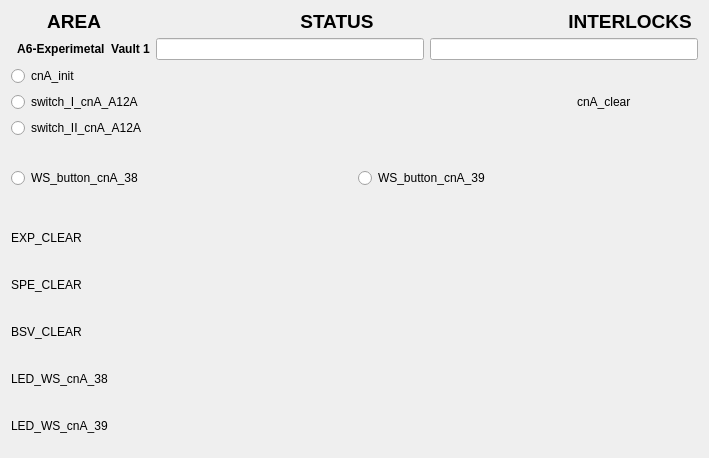
<?xml version="1.0" encoding="UTF-8"?>
<ui version="4.0">
 <class>Form</class>
 <widget class="QWidget" name="Form">
  <property name="geometry">
   <rect>
    <x>0</x>
    <y>0</y>
    <width>671</width>
    <height>458</height>
   </rect>
  </property>
  <property name="windowTitle">
   <string>Form</string>
  </property>
  <layout class="QVBoxLayout" name="verticalLayout_3">
   <item>
    <layout class="QVBoxLayout" name="verticalLayout">
     <item>
      <widget class="QLabel" name="label_4">
       <property name="maximumSize">
        <size>
         <width>16777215</width>
         <height>21</height>
        </size>
       </property>
       <property name="font">
        <font>
         <pointsize>14</pointsize>
         <weight>75</weight>
         <bold>true</bold>
        </font>
       </property>
       <property name="text">
        <string>       AREA                                      STATUS                                     INTERLOCKS </string>
       </property>
      </widget>
     </item>
     <item>
      <layout class="QFormLayout" name="formLayout_2">
       <property name="fieldGrowthPolicy">
        <enum>QFormLayout::AllNonFixedFieldsGrow</enum>
       </property>
       <item row="0" column="0">
        <widget class="QLabel" name="label_2">
         <property name="font">
          <font>
           <weight>75</weight>
           <bold>true</bold>
          </font>
         </property>
         <property name="text">
          <string>  A6-Experimetal  Vault 1</string>
         </property>
        </widget>
       </item>
       <item row="0" column="1">
        <layout class="QHBoxLayout" name="horizontalLayout">
         <item>
          <widget class="QELineEdit" name="qelineedit_2">
           <property name="alignment">
            <set>Qt::AlignCenter</set>
           </property>
           <property name="variable" stdset="0">
            <string>VCS:cnA-CLR-STATS</string>
           </property>
           <property name="format" stdset="0">
            <enum>QELineEdit::Default</enum>
           </property>
          </widget>
         </item>
         <item>
          <widget class="QELineEdit" name="qelineedit">
           <property name="variable" stdset="0">
            <string>VCS:cnA-INTLCK-STATS</string>
           </property>
          </widget>
         </item>
        </layout>
       </item>
      </layout>
     </item>
    </layout>
   </item>
   <item>
    <layout class="QHBoxLayout" name="horizontalLayout_9">
     <item>
      <layout class="QVBoxLayout" name="verticalLayout_2">
       <item>
        <widget class="QERadioButton" name="qeradiobutton_4">
         <property name="text">
          <string>cnA_init</string>
         </property>
         <property name="variable" stdset="0">
          <string>VCS:cnA-INIT</string>
         </property>
         <property name="format" stdset="0">
          <enum>QERadioButton::LocalEnumeration</enum>
         </property>
         <property name="pressText">
          <string>1</string>
         </property>
         <property name="releaseText">
          <string>0</string>
         </property>
        </widget>
       </item>
       <item>
        <widget class="QERadioButton" name="qeradiobutton_3">
         <property name="text">
          <string>switch_I_cnA_A12A</string>
         </property>
         <property name="iconSize">
          <size>
           <width>12</width>
           <height>16</height>
          </size>
         </property>
         <property name="autoExclusive">
          <bool>false</bool>
         </property>
         <property name="variable" stdset="0">
          <string>VCS:SW-I-cnA-A12A</string>
         </property>
         <property name="format" stdset="0">
          <enum>QERadioButton::Integer</enum>
         </property>
        </widget>
       </item>
       <item>
        <widget class="QERadioButton" name="qeradiobutton_2">
         <property name="text">
          <string>switch_II_cnA_A12A</string>
         </property>
         <property name="autoExclusive">
          <bool>false</bool>
         </property>
         <property name="variable" stdset="0">
          <string>VCS:SW-II-cnA-A12A</string>
         </property>
         <property name="format" stdset="0">
          <enum>QERadioButton::Integer</enum>
         </property>
        </widget>
       </item>
      </layout>
     </item>
     <item>
      <spacer name="horizontalSpacer">
       <property name="orientation">
        <enum>Qt::Horizontal</enum>
       </property>
       <property name="sizeHint" stdset="0">
        <size>
         <width>40</width>
         <height>20</height>
        </size>
       </property>
      </spacer>
     </item>
     <item>
      <layout class="QHBoxLayout" name="horizontalLayout_8">
       <item>
        <widget class="QLabel" name="label_9">
         <property name="maximumSize">
          <size>
           <width>16777215</width>
           <height>20</height>
          </size>
         </property>
         <property name="text">
          <string>cnA_clear</string>
         </property>
        </widget>
       </item>
       <item>
        <widget class="QEBitStatus" name="qebitstatus_3">
         <property name="minimumSize">
          <size>
           <width>61</width>
           <height>41</height>
          </size>
         </property>
         <property name="maximumSize">
          <size>
           <width>61</width>
           <height>41</height>
          </size>
         </property>
         <property name="numberOfBits">
          <number>1</number>
         </property>
         <property name="shape">
          <enum>QBitStatus::Circle</enum>
         </property>
         <property name="offColour">
          <color>
           <red>0</red>
           <green>77</green>
           <blue>0</blue>
          </color>
         </property>
         <property name="variable" stdset="0">
          <string>VCS:cnA-CLR</string>
         </property>
        </widget>
       </item>
      </layout>
     </item>
    </layout>
   </item>
   <item>
    <spacer name="verticalSpacer_2">
     <property name="orientation">
      <enum>Qt::Vertical</enum>
     </property>
     <property name="sizeHint" stdset="0">
      <size>
       <width>20</width>
       <height>40</height>
      </size>
     </property>
    </spacer>
   </item>
   <item>
    <layout class="QHBoxLayout" name="horizontalLayout_10">
     <item>
      <widget class="QERadioButton" name="qeradiobutton_6">
       <property name="text">
        <string>WS_button_cnA_38</string>
       </property>
       <property name="iconSize">
        <size>
         <width>12</width>
         <height>16</height>
        </size>
       </property>
       <property name="autoExclusive">
        <bool>false</bool>
       </property>
       <property name="variable" stdset="0">
        <string>VCS:WS-BUT-cnA-38</string>
       </property>
       <property name="format" stdset="0">
        <enum>QERadioButton::Integer</enum>
       </property>
      </widget>
     </item>
     <item>
      <widget class="QERadioButton" name="qeradiobutton_5">
       <property name="text">
        <string>WS_button_cnA_39</string>
       </property>
       <property name="iconSize">
        <size>
         <width>12</width>
         <height>16</height>
        </size>
       </property>
       <property name="autoExclusive">
        <bool>false</bool>
       </property>
       <property name="variable" stdset="0">
        <string>VCS:WS-BUT-cnA-39</string>
       </property>
       <property name="format" stdset="0">
        <enum>QERadioButton::Integer</enum>
       </property>
      </widget>
     </item>
    </layout>
   </item>
   <item>
    <spacer name="verticalSpacer">
     <property name="orientation">
      <enum>Qt::Vertical</enum>
     </property>
     <property name="sizeHint" stdset="0">
      <size>
       <width>20</width>
       <height>40</height>
      </size>
     </property>
    </spacer>
   </item>
   <item>
    <layout class="QHBoxLayout" name="horizontalLayout_4">
     <item>
      <widget class="QLabel" name="label_5">
       <property name="maximumSize">
        <size>
         <width>16777215</width>
         <height>20</height>
        </size>
       </property>
       <property name="text">
        <string>EXP_CLEAR</string>
       </property>
      </widget>
     </item>
     <item>
      <widget class="QEBitStatus" name="qebitstatus">
       <property name="minimumSize">
        <size>
         <width>61</width>
         <height>41</height>
        </size>
       </property>
       <property name="maximumSize">
        <size>
         <width>61</width>
         <height>41</height>
        </size>
       </property>
       <property name="numberOfBits">
        <number>1</number>
       </property>
       <property name="shape">
        <enum>QBitStatus::Circle</enum>
       </property>
       <property name="offColour">
        <color>
         <red>0</red>
         <green>66</green>
         <blue>0</blue>
        </color>
       </property>
       <property name="variable" stdset="0">
        <string>VCS:EXP-CLR</string>
       </property>
       <property name="displayAlarmStateOption" stdset="0">
        <enum>QEBitStatus::Never</enum>
       </property>
      </widget>
     </item>
    </layout>
   </item>
   <item>
    <layout class="QHBoxLayout" name="horizontalLayout_5">
     <item>
      <widget class="QLabel" name="label_6">
       <property name="maximumSize">
        <size>
         <width>16777215</width>
         <height>20</height>
        </size>
       </property>
       <property name="text">
        <string>SPE_CLEAR</string>
       </property>
      </widget>
     </item>
     <item>
      <widget class="QEBitStatus" name="qebitstatus_2">
       <property name="minimumSize">
        <size>
         <width>61</width>
         <height>41</height>
        </size>
       </property>
       <property name="maximumSize">
        <size>
         <width>61</width>
         <height>41</height>
        </size>
       </property>
       <property name="numberOfBits">
        <number>1</number>
       </property>
       <property name="shape">
        <enum>QBitStatus::Circle</enum>
       </property>
       <property name="offColour">
        <color>
         <red>0</red>
         <green>71</green>
         <blue>0</blue>
        </color>
       </property>
       <property name="variable" stdset="0">
        <string>VCS:SPE-CLR</string>
       </property>
      </widget>
     </item>
    </layout>
   </item>
   <item>
    <layout class="QHBoxLayout" name="horizontalLayout_6">
     <item>
      <widget class="QLabel" name="label_7">
       <property name="maximumSize">
        <size>
         <width>16777215</width>
         <height>20</height>
        </size>
       </property>
       <property name="text">
        <string>BSV_CLEAR</string>
       </property>
      </widget>
     </item>
     <item>
      <widget class="QEBitStatus" name="qebitstatus_4">
       <property name="minimumSize">
        <size>
         <width>61</width>
         <height>41</height>
        </size>
       </property>
       <property name="maximumSize">
        <size>
         <width>61</width>
         <height>41</height>
        </size>
       </property>
       <property name="numberOfBits">
        <number>1</number>
       </property>
       <property name="shape">
        <enum>QBitStatus::Circle</enum>
       </property>
       <property name="offColour">
        <color>
         <red>0</red>
         <green>70</green>
         <blue>0</blue>
        </color>
       </property>
       <property name="variable" stdset="0">
        <string>VCS:BSV-CLR</string>
       </property>
       <property name="variableSubstitutions" stdset="0">
        <string/>
       </property>
      </widget>
     </item>
    </layout>
   </item>
   <item>
    <layout class="QHBoxLayout" name="horizontalLayout_7">
     <item>
      <widget class="QLabel" name="label_8">
       <property name="maximumSize">
        <size>
         <width>16777215</width>
         <height>20</height>
        </size>
       </property>
       <property name="text">
        <string>LED_WS_cnA_38</string>
       </property>
      </widget>
     </item>
     <item>
      <widget class="QEBitStatus" name="qebitstatus_5">
       <property name="minimumSize">
        <size>
         <width>61</width>
         <height>41</height>
        </size>
       </property>
       <property name="maximumSize">
        <size>
         <width>61</width>
         <height>41</height>
        </size>
       </property>
       <property name="numberOfBits">
        <number>1</number>
       </property>
       <property name="shape">
        <enum>QBitStatus::Circle</enum>
       </property>
       <property name="offColour">
        <color>
         <red>0</red>
         <green>76</green>
         <blue>0</blue>
        </color>
       </property>
       <property name="variable" stdset="0">
        <string>VCS:LED-WS-cnA-38</string>
       </property>
      </widget>
     </item>
    </layout>
   </item>
   <item>
    <layout class="QHBoxLayout" name="horizontalLayout_12">
     <item>
      <widget class="QLabel" name="label_11">
       <property name="maximumSize">
        <size>
         <width>16777215</width>
         <height>20</height>
        </size>
       </property>
       <property name="text">
        <string>LED_WS_cnA_39</string>
       </property>
      </widget>
     </item>
     <item>
      <widget class="QEBitStatus" name="qebitstatus_7">
       <property name="minimumSize">
        <size>
         <width>61</width>
         <height>41</height>
        </size>
       </property>
       <property name="maximumSize">
        <size>
         <width>61</width>
         <height>41</height>
        </size>
       </property>
       <property name="numberOfBits">
        <number>1</number>
       </property>
       <property name="shape">
        <enum>QBitStatus::Circle</enum>
       </property>
       <property name="offColour">
        <color>
         <red>0</red>
         <green>76</green>
         <blue>0</blue>
        </color>
       </property>
       <property name="variable" stdset="0">
        <string>VCS:LED-WS-cnA-39</string>
       </property>
      </widget>
     </item>
    </layout>
   </item>
  </layout>
 </widget>
 <customwidgets>
  <customwidget>
   <class>QEBitStatus</class>
   <extends>QBitStatus</extends>
   <header>QEBitStatus.h</header>
  </customwidget>
  <customwidget>
   <class>QELineEdit</class>
   <extends>QLineEdit</extends>
   <header>QELineEdit.h</header>
  </customwidget>
  <customwidget>
   <class>QERadioButton</class>
   <extends>QRadioButton</extends>
   <header>QERadioButton.h</header>
  </customwidget>
  <customwidget>
   <class>QBitStatus</class>
   <extends>QWidget</extends>
   <header>QBitStatus.h</header>
  </customwidget>
 </customwidgets>
 <resources/>
 <connections/>
</ui>
